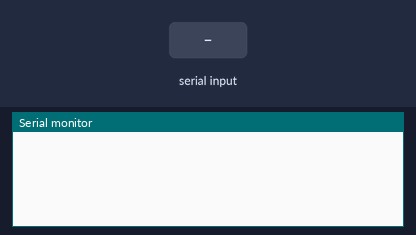
Bench run of a sketch on a simulated Arduino Uno, built with avr-gcc and run on an emulated ATmega328P. On the bench: the last lines printed to the serial monitor. Inputs (shaded band) come from the test bench.

Above: at 1.2 s.
1.3 s: "1\n" received over the second serial link
At 1.9 s:
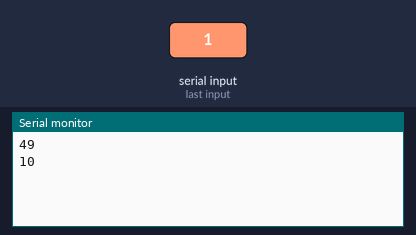
2.8 s: "0\n" received over the second serial link
At 4.0 s:
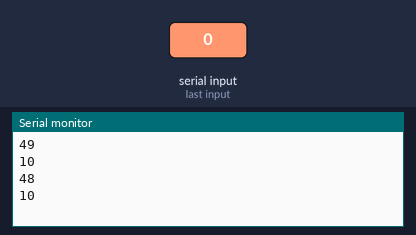
4.3 s: "2\n" received over the second serial link
At 5.4 s:
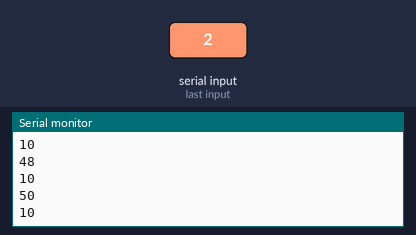
Timing chart, 0 to 7.3 s (numbered marks = the images above; inputs shaded):
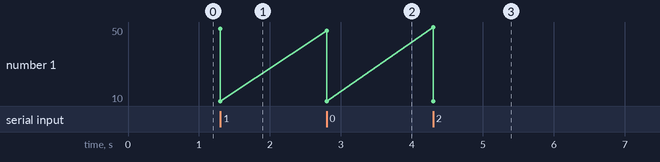

The sketch:

4_Teste_Software-Serial.ino
```cpp
/*
  Software serial multple serial test

 Receives from the hardware serial, sends to software serial.
 Receives from software serial, sends to hardware serial.

 The circuit:
 * RX is digital pin 10 (connect to TX of other device)
 * TX is digital pin 11 (connect to RX of other device)
 */
#include <SoftwareSerial.h>

SoftwareSerial mySerial(10, 11); // RX, TX

void tab() {  Serial.print("\t");}
void linha() {  Serial.print("\n");}

void setup() {
  int baudrate=9600;
  Serial.begin(baudrate);
  mySerial.begin(baudrate);
}

void loop() { // run over and over

  if (mySerial.available()) {
    Serial.print(mySerial.read());
    linha();
  }
}
```

Measured:
- after the input at 1.3 s, the serial monitor: prints a new line at once (image 1)
- after the input at 2.8 s, the serial monitor: prints a new line at once (image 2)
- after the input at 4.3 s, the serial monitor: prints a new line at once (image 3)
